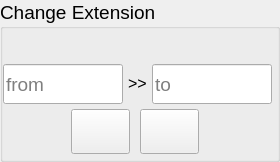
                    <widget class="QGroupBox" name="groupBox_5">
                     <property name="sizePolicy">
                      <sizepolicy hsizetype="Preferred" vsizetype="Fixed">
                       <horstretch>0</horstretch>
                       <verstretch>0</verstretch>
                      </sizepolicy>
                     </property>
                     <property name="maximumSize">
                      <size>
                       <width>270</width>
                       <height>16777215</height>
                      </size>
                     </property>
                     <property name="font">
                      <font>
                       <pointsize>14</pointsize>
                      </font>
                     </property>
                     <property name="title">
                      <string>Change Extension</string>
                     </property>
                     <layout class="QVBoxLayout" name="verticalLayout_12">
                      <property name="spacing">
                       <number>5</number>
                      </property>
                      <property name="leftMargin">
                       <number>0</number>
                      </property>
                      <property name="topMargin">
                       <number>30</number>
                      </property>
                      <property name="rightMargin">
                       <number>5</number>
                      </property>
                      <property name="bottomMargin">
                       <number>0</number>
                      </property>
                      <item>
                       <layout class="QHBoxLayout" name="horizontalLayout_9">
                        <property name="topMargin">
                         <number>5</number>
                        </property>
                        <item>
                         <widget class="QLineEdit" name="ext_from_lineEdit">
                          <property name="sizePolicy">
                           <sizepolicy hsizetype="Fixed" vsizetype="Fixed">
                            <horstretch>0</horstretch>
                            <verstretch>0</verstretch>
                           </sizepolicy>
                          </property>
                          <property name="minimumSize">
                           <size>
                            <width>0</width>
                            <height>40</height>
                           </size>
                          </property>
                          <property name="maximumSize">
                           <size>
                            <width>120</width>
                            <height>16777215</height>
                           </size>
                          </property>
                          <property name="font">
                           <font>
                            <pointsize>14</pointsize>
                           </font>
                          </property>
                          <property name="readOnly">
                           <bool>false</bool>
                          </property>
                          <property name="placeholderText">
                           <string>from</string>
                          </property>
                         </widget>
                        </item>
                        <item>
                         <widget class="QLabel" name="label_7">
                          <property name="sizePolicy">
                           <sizepolicy hsizetype="Fixed" vsizetype="Fixed">
                            <horstretch>0</horstretch>
                            <verstretch>0</verstretch>
                           </sizepolicy>
                          </property>
                          <property name="font">
                           <font>
                            <pointsize>12</pointsize>
                           </font>
                          </property>
                          <property name="text">
                           <string>&gt;&gt;</string>
                          </property>
                         </widget>
                        </item>
                        <item>
                         <widget class="QLineEdit" name="ext_to_lineEdit">
                          <property name="sizePolicy">
                           <sizepolicy hsizetype="Fixed" vsizetype="Fixed">
                            <horstretch>0</horstretch>
                            <verstretch>0</verstretch>
                           </sizepolicy>
                          </property>
                          <property name="minimumSize">
                           <size>
                            <width>0</width>
                            <height>40</height>
                           </size>
                          </property>
                          <property name="maximumSize">
                           <size>
                            <width>120</width>
                            <height>16777215</height>
                           </size>
                          </property>
                          <property name="font">
                           <font>
                            <pointsize>14</pointsize>
                           </font>
                          </property>
                          <property name="readOnly">
                           <bool>false</bool>
                          </property>
                          <property name="placeholderText">
                           <string>to</string>
                          </property>
                         </widget>
                        </item>
                       </layout>
                      </item>
                      <item>
                       <layout class="QHBoxLayout" name="horizontalLayout_8">
                        <property name="spacing">
                         <number>10</number>
                        </property>
                        <property name="rightMargin">
                         <number>5</number>
                        </property>
                        <property name="bottomMargin">
                         <number>5</number>
                        </property>
                        <item>
                         <spacer name="horizontalSpacer_11">
                          <property name="orientation">
                           <enum>Qt::Horizontal</enum>
                          </property>
                          <property name="sizeHint" stdset="0">
                           <size>
                            <width>40</width>
                            <height>20</height>
                           </size>
                          </property>
                         </spacer>
                        </item>
                        <item>
                         <widget class="QPushButton" name="ext_info_pushButton">
                          <property name="sizePolicy">
                           <sizepolicy hsizetype="Fixed" vsizetype="Fixed">
                            <horstretch>0</horstretch>
                            <verstretch>0</verstretch>
                           </sizepolicy>
                          </property>
                          <property name="minimumSize">
                           <size>
                            <width>55</width>
                            <height>45</height>
                           </size>
                          </property>
                          <property name="cursor">
                           <cursorShape>PointingHandCursor</cursorShape>
                          </property>
                          <property name="toolTip">
                           <string>learn more</string>
                          </property>
                          <property name="text">
                           <string/>
                          </property>
                          <property name="icon">
                           <iconset>
                            <normaloff>../icons/about.svg</normaloff>../icons/about.svg</iconset>
                          </property>
                          <property name="iconSize">
                           <size>
                            <width>25</width>
                            <height>25</height>
                           </size>
                          </property>
                         </widget>
                        </item>
                        <item>
                         <widget class="QPushButton" name="ext_run_pushButton">
                          <property name="sizePolicy">
                           <sizepolicy hsizetype="Fixed" vsizetype="Fixed">
                            <horstretch>0</horstretch>
                            <verstretch>0</verstretch>
                           </sizepolicy>
                          </property>
                          <property name="minimumSize">
                           <size>
                            <width>55</width>
                            <height>45</height>
                           </size>
                          </property>
                          <property name="cursor">
                           <cursorShape>PointingHandCursor</cursorShape>
                          </property>
                          <property name="toolTip">
                           <string>run</string>
                          </property>
                          <property name="text">
                           <string/>
                          </property>
                          <property name="icon">
                           <iconset>
                            <normaloff>../icons/start.svg</normaloff>../icons/start.svg</iconset>
                          </property>
                          <property name="iconSize">
                           <size>
                            <width>25</width>
                            <height>25</height>
                           </size>
                          </property>
                         </widget>
                        </item>
                        <item>
                         <spacer name="horizontalSpacer_12">
                          <property name="orientation">
                           <enum>Qt::Horizontal</enum>
                          </property>
                          <property name="sizeHint" stdset="0">
                           <size>
                            <width>40</width>
                            <height>20</height>
                           </size>
                          </property>
                         </spacer>
                        </item>
                       </layout>
                      </item>
                     </layout>
                    </widget>
